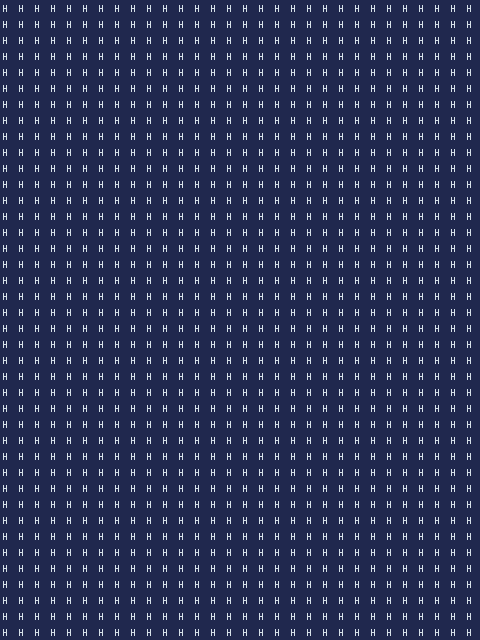

The image is a tile-based game level rendered from a .tmx file. Its description and complete source (layers, tilesets, objects, tile grids) follow:
An orthogonal 30x40 tile map with 16x16 px tiles, 1 tile layer (prototype).

<map version="1.10" tiledversion="1.10.2" orientation="orthogonal" renderorder="right-down" width="30" height="40" tilewidth="16" tileheight="16" infinite="0" nextlayerid="19" nextobjectid="21">
 <tileset firstgid="1" source="FrostChill_tsx.tsx" />
 <layer id="1" name="prototype" width="30" height="40">
  <data encoding="csv">
97,97,97,97,97,97,97,97,97,97,97,97,97,97,97,97,97,97,97,97,97,97,97,97,97,97,97,97,97,97,
97,97,97,97,97,97,97,97,97,97,97,97,97,97,97,97,97,97,97,97,97,97,97,97,97,97,97,97,97,97,
97,97,97,97,97,97,97,97,97,97,97,97,97,97,97,97,97,97,97,97,97,97,97,97,97,97,97,97,97,97,
97,97,97,97,97,97,97,97,97,97,97,97,97,97,97,97,97,97,97,97,97,97,97,97,97,97,97,97,97,97,
97,97,97,97,97,97,97,97,97,97,97,97,97,97,97,97,97,97,97,97,97,97,97,97,97,97,97,97,97,97,
97,97,97,97,97,97,97,97,97,97,97,97,97,97,97,97,97,97,97,97,97,97,97,97,97,97,97,97,97,97,
97,97,97,97,97,97,97,97,97,97,97,97,97,97,97,97,97,97,97,97,97,97,97,97,97,97,97,97,97,97,
97,97,97,97,97,97,97,97,97,97,97,97,97,97,97,97,97,97,97,97,97,97,97,97,97,97,97,97,97,97,
97,97,97,97,97,97,97,97,97,97,97,97,97,97,97,97,97,97,97,97,97,97,97,97,97,97,97,97,97,97,
97,97,97,97,97,97,97,97,97,97,97,97,97,97,97,97,97,97,97,97,97,97,97,97,97,97,97,97,97,97,
97,97,97,97,97,97,97,97,97,97,97,97,97,97,97,97,97,97,97,97,97,97,97,97,97,97,97,97,97,97,
97,97,97,97,97,97,97,97,97,97,97,97,97,97,97,97,97,97,97,97,97,97,97,97,97,97,97,97,97,97,
97,97,97,97,97,97,97,97,97,97,97,97,97,97,97,97,97,97,97,97,97,97,97,97,97,97,97,97,97,97,
97,97,97,97,97,97,97,97,97,97,97,97,97,97,97,97,97,97,97,97,97,97,97,97,97,97,97,97,97,97,
97,97,97,97,97,97,97,97,97,97,97,97,97,97,97,97,97,97,97,97,97,97,97,97,97,97,97,97,97,97,
97,97,97,97,97,97,97,97,97,97,97,97,97,97,97,97,97,97,97,97,97,97,97,97,97,97,97,97,97,97,
97,97,97,97,97,97,97,97,97,97,97,97,97,97,97,97,97,97,97,97,97,97,97,97,97,97,97,97,97,97,
97,97,97,97,97,97,97,97,97,97,97,97,97,97,97,97,97,97,97,97,97,97,97,97,97,97,97,97,97,97,
97,97,97,97,97,97,97,97,97,97,97,97,97,97,97,97,97,97,97,97,97,97,97,97,97,97,97,97,97,97,
97,97,97,97,97,97,97,97,97,97,97,97,97,97,97,97,97,97,97,97,97,97,97,97,97,97,97,97,97,97,
97,97,97,97,97,97,97,97,97,97,97,97,97,97,97,97,97,97,97,97,97,97,97,97,97,97,97,97,97,97,
97,97,97,97,97,97,97,97,97,97,97,97,97,97,97,97,97,97,97,97,97,97,97,97,97,97,97,97,97,97,
97,97,97,97,97,97,97,97,97,97,97,97,97,97,97,97,97,97,97,97,97,97,97,97,97,97,97,97,97,97,
97,97,97,97,97,97,97,97,97,97,97,97,97,97,97,97,97,97,97,97,97,97,97,97,97,97,97,97,97,97,
97,97,97,97,97,97,97,97,97,97,97,97,97,97,97,97,97,97,97,97,97,97,97,97,97,97,97,97,97,97,
97,97,97,97,97,97,97,97,97,97,97,97,97,97,97,97,97,97,97,97,97,97,97,97,97,97,97,97,97,97,
97,97,97,97,97,97,97,97,97,97,97,97,97,97,97,97,97,97,97,97,97,97,97,97,97,97,97,97,97,97,
97,97,97,97,97,97,97,97,97,97,97,97,97,97,97,97,97,97,97,97,97,97,97,97,97,97,97,97,97,97,
97,97,97,97,97,97,97,97,97,97,97,97,97,97,97,97,97,97,97,97,97,97,97,97,97,97,97,97,97,97,
97,97,97,97,97,97,97,97,97,97,97,97,97,97,97,97,97,97,97,97,97,97,97,97,97,97,97,97,97,97,
97,97,97,97,97,97,97,97,97,97,97,97,97,97,97,97,97,97,97,97,97,97,97,97,97,97,97,97,97,97,
97,97,97,97,97,97,97,97,97,97,97,97,97,97,97,97,97,97,97,97,97,97,97,97,97,97,97,97,97,97,
97,97,97,97,97,97,97,97,97,97,97,97,97,97,97,97,97,97,97,97,97,97,97,97,97,97,97,97,97,97,
97,97,97,97,97,97,97,97,97,97,97,97,97,97,97,97,97,97,97,97,97,97,97,97,97,97,97,97,97,97,
97,97,97,97,97,97,97,97,97,97,97,97,97,97,97,97,97,97,97,97,97,97,97,97,97,97,97,97,97,97,
97,97,97,97,97,97,97,97,97,97,97,97,97,97,97,97,97,97,97,97,97,97,97,97,97,97,97,97,97,97,
97,97,97,97,97,97,97,97,97,97,97,97,97,97,97,97,97,97,97,97,97,97,97,97,97,97,97,97,97,97,
97,97,97,97,97,97,97,97,97,97,97,97,97,97,97,97,97,97,97,97,97,97,97,97,97,97,97,97,97,97,
97,97,97,97,97,97,97,97,97,97,97,97,97,97,97,97,97,97,97,97,97,97,97,97,97,97,97,97,97,97,
97,97,97,97,97,97,97,97,97,97,97,97,97,97,97,97,97,97,97,97,97,97,97,97,97,97,97,97,97,97
</data>
 </layer>
</map>
